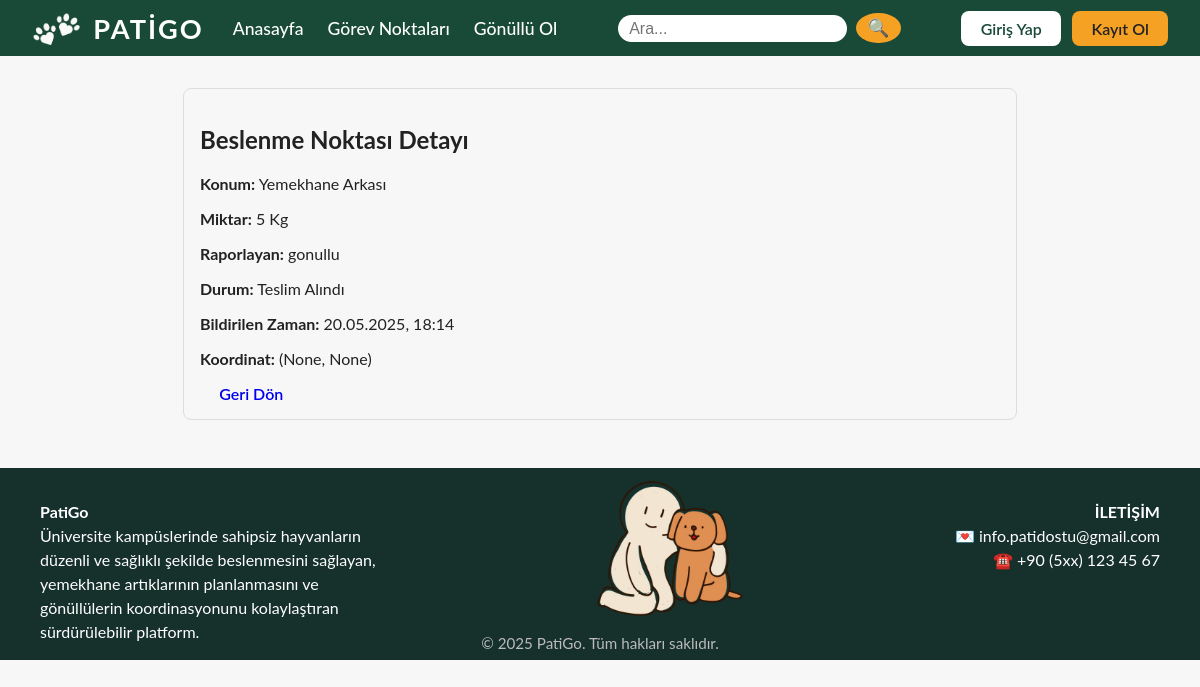
The page /food/1/ on the database its author committed.
### main/models.py (models this page shows, shortened)
class FoodSource(models.Model):
    STATUS_CHOICES = (
        ('bekliyor', 'Bekliyor'),
        ('teslim', 'Teslim Alındı'),
    )
    location = models.CharField(max_length=200)
    amount = models.CharField(max_length=50)
    description = models.TextField(blank=True)
    photo = models.ImageField(upload_to='food_photos/', blank=True, null=True)
    reported_by = models.ForeignKey(User, on_delete=models.SET_NULL, null=True)
    status = models.CharField(max_length=20, choices=STATUS_CHOICES, default='bekliyor')
    reported_at = models.DateTimeField(auto_now_add=True)
    latitude = models.FloatField(null=True, blank=True)
    longitude = models.FloatField(null=True, blank=True)

### main/views.py (the view)
# urls.py: path('food/<int:pk>/', views.food_detail, name='food_detail'),
def food_detail(request, pk):
    food = get_object_or_404(FoodSource, pk=pk)
    return render(request, 'food_detail.html', {'food': food})

### main/templates/food_detail.html (shortened to what this page needs)
{% extends 'base.html' %}
{% load static %}
{% block content %}
<div style="max-width:800px; margin:2rem auto; padding:1rem; border:1px solid #ddd; border-radius:8px;">
    <h2>Beslenme Noktası Detayı</h2>
    <p><b>Konum:</b> {{ food.location }}</p>
    <p><b>Miktar:</b> {{ food.amount }}</p>
    <p><b>Raporlayan:</b> {{ food.reported_by.username }}</p>
    <p><b>Durum:</b> {{ food.get_status_display }}</p>
    <p><b>Bildirilen Zaman:</b> {{ food.reported_at|date:'d.m.Y, H:i' }}</p>
    <p><b>Koordinat:</b> ({{ food.latitude }}, {{ food.longitude }})</p>
    <a href="{% url 'gorev_noktalari' %}" class="btn btn-primary" style="margin-top:1rem;">Geri Dön</a>
</div>
{% endblock %}

### main/static/main.css (style rules this page uses)
body { margin: 0; font-family: 'Lato', sans-serif; background: #f7f7f7; color: #222; }
.btn { padding: 0.5rem 1.2rem; border-radius: 8px; border: none; font-size: 1rem; font-weight: 600; cursor: pointer; text-decoration: none; transition: background 0.2s, color 0.2s; }

### rows shown on the page
FoodSource: location "Yemekhane Arkası", amount "5 Kg", reported_by.username "gonullu", status "Teslim Alındı", reported_at "20.05.2025, 18:14", latitude "None", longitude "None"
